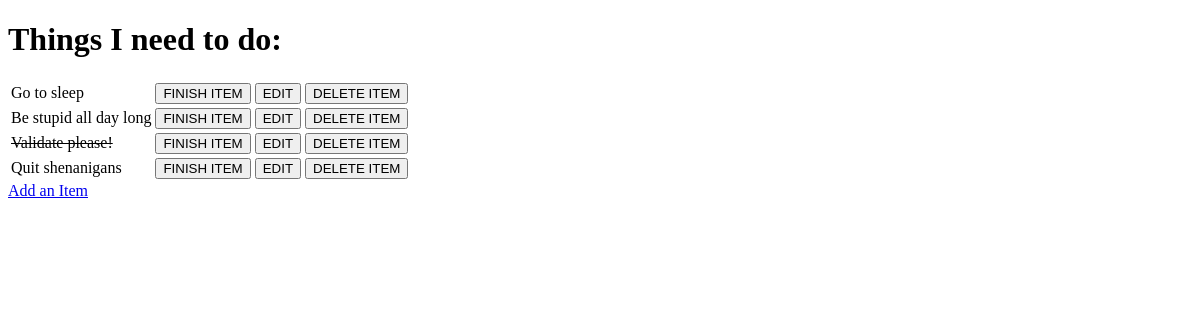
/, run on an earlier commit of the app's database.
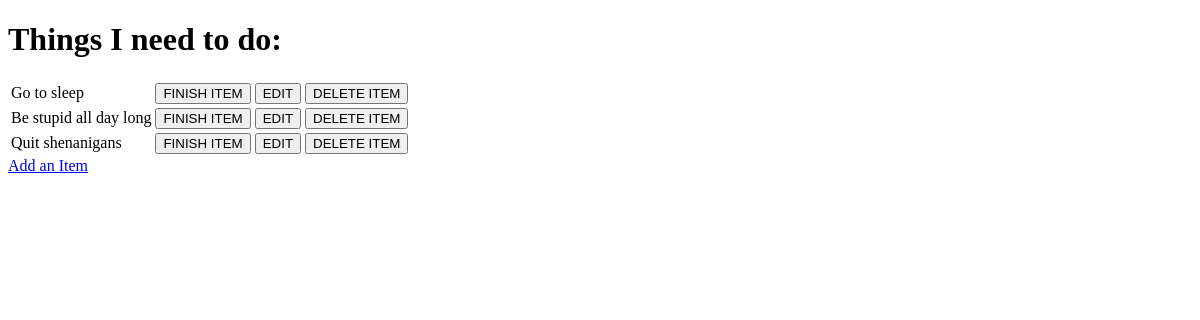
And on a later commit of the database.
### todo/models.py (models this page shows, shortened)
class Item(models.Model):
    name = models.CharField(max_length=50, null=False, blank=False)
    done = models.BooleanField(null=False, blank=False, default=False)

### todo/views.py (the view)
# urls.py: path('', views.get_todo_list, name='get_todo_list'),
def get_todo_list(request):
    items = Item.objects.all()
    context = {
        "items": items
    }
    return render(request, "todo/todo_list.html", context)

### todo/templates/todo/todo_list.html (shortened to what this page needs)
<!DOCTYPE html>
<html lang="en">
<head>
</head>
<body>
    <main>
        <h1>Things I need to do:</h1>
        <table>
        {% for item in items %}
        <tr>
            {% if item.done %}
                <td><strike>{{ item.name }}</strike></td>
            {% else %}
                <td>{{ item.name }}</td>
            {% endif %}
            <td>
                <a href="/toggle/{{ item.id }}">
                    <button>
                        FINISH ITEM
                    </button>
                </a>
            </td>
            <td>
                <a href="/edit/{{ item.id }}">
                    <button>
                        EDIT
                    </button>
                </a>
            </td>
            <td>
                <a href="/delete/{{ item.id }}">
                    <button>
                        DELETE ITEM
                    </button>
                </a>
            </td>
        </tr>
        {% empty %}
        <tr><td>You have nothing to do</td></tr>
        {% endfor %}
        </table>
        <a href="/add">Add an Item</a>
    </main>
</body>
</html>

What changed in the data, as far as the page shows it:
removed Item: name "Validate please!"
